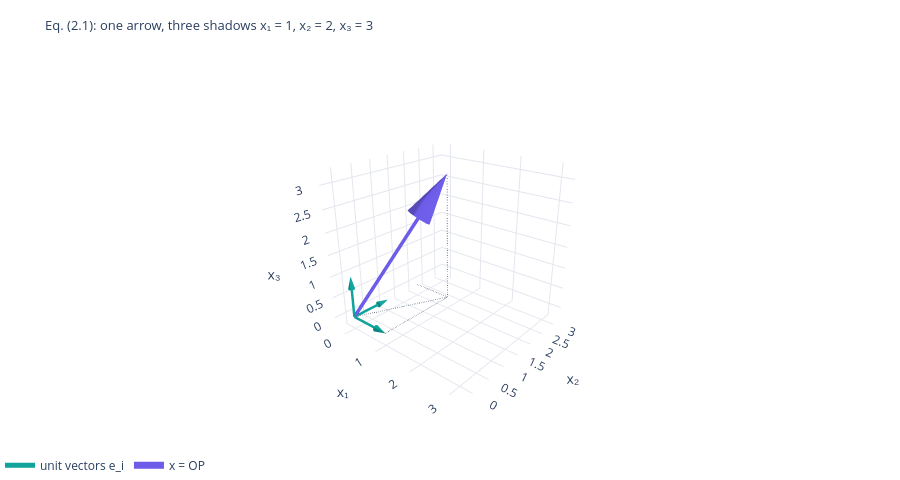

The notebook cell this image was saved under:
### Code cell
from scripts.ch02_drawings import plotly_arrow, plotly_layout_3d   # drawing helpers (P64): arrow = shaft + cone; equal-aspect layout
x = np.array([1., 2., 3.])                                         # the running position vector OP (any unit)
E = ch02.unit_vectors()                                            # rows e_1, e_2, e_3 (2.1)
assert np.allclose(ch02.vector_from_components(x, E), x)           # (2.1): x = e_1 x_1 + e_2 x_2 + e_3 x_3 rebuilds the same array
fig = go.Figure()                                                  # our own Fig. 2.1
for k in range(3):                                                 # the three unit vectors, teal
    fig.add_traces(plotly_arrow((0, 0, 0), E[k], COLORS["teal"], name="unit vectors e_i", showlegend=(k == 0)))
fig.add_traces(plotly_arrow((0, 0, 0), x, COLORS["accent"], name="x = OP", showlegend=True, width=7))   # the arrow itself, purple
foot = np.array([x[0], x[1], 0.])                                  # the shadow of P on the x_1 x_2 plane
for a_, b_ in (((0, 0, 0), foot), (foot, x), ((x[0], 0, 0), foot), ((0, x[1], 0), foot)):   # dashed projections
    fig.add_trace(go.Scatter3d(x=[a_[0], b_[0]], y=[a_[1], b_[1]], z=[a_[2], b_[2]], mode="lines",
                               line=dict(color=COLORS["muted"], dash="dash"), showlegend=False, hoverinfo="skip"))
plotly_layout_3d(fig, ((-0.3, 3.3),) * 3, title="Eq. (2.1): one arrow, three shadows x₁ = 1, x₂ = 2, x₃ = 3", height=480)
fig.show()                                                         # rotate it: the shadows are the components

### Figure 1 — Plotly figure (JSON) as saved in the notebook; plotly's stock layout.template omitted (floating-point values rounded to 4 significant figures)
{"data": [{"hoverinfo": "skip", "legendgroup": "unit vectors e_i", "line": {"color": "#0fa39c", "width": 5}, "mode": "lines", "name": "unit vectors e_i", "showlegend": true, "type": "scatter3d", "x": [0.0, 0.7], "y": [0.0, 0.0], "z": [0.0, 0.0]}, {"anchor": "tail", "colorscale": [[0, "#0fa39c"], [1, "#0fa39c"]], "hoverinfo": "skip", "legendgroup": "unit vectors e_i", "name": "unit vectors e_i", "showlegend": false, "showscale": false, "sizemode": "raw", "type": "cone", "u": [0.3], "v": [0.0], "w": [0.0], "x": [0.7], "y": [0.0], "z": [0.0]}, {"hoverinfo": "skip", "legendgroup": "unit vectors e_i", "line": {"color": "#0fa39c", "width": 5}, "mode": "lines", "name": "unit vectors e_i", "showlegend": false, "type": "scatter3d", "x": [0.0, 0.0], "y": [0.0, 0.7], "z": [0.0, 0.0]}, {"anchor": "tail", "colorscale": [[0, "#0fa39c"], [1, "#0fa39c"]], "hoverinfo": "skip", "legendgroup": "unit vectors e_i", "name": "unit vectors e_i", "showlegend": false, "showscale": false, "sizemode": "raw", "type": "cone", "u": [0.0], "v": [0.3], "w": [0.0], "x": [0.0], "y": [0.7], "z": [0.0]}, {"hoverinfo": "skip", "legendgroup": "unit vectors e_i", "line": {"color": "#0fa39c", "width": 5}, "mode": "lines", "name": "unit vectors e_i", "showlegend": false, "type": "scatter3d", "x": [0.0, 0.0], "y": [0.0, 0.0], "z": [0.0, 0.7]}, {"anchor": "tail", "colorscale": [[0, "#0fa39c"], [1, "#0fa39c"]], "hoverinfo": "skip", "legendgroup": "unit vectors e_i", "name": "unit vectors e_i", "showlegend": false, "showscale": false, "sizemode": "raw", "type": "cone", "u": [0.0], "v": [0.0], "w": [0.3], "x": [0.0], "y": [0.0], "z": [0.7]}, {"hoverinfo": "skip", "legendgroup": "x = OP", "line": {"color": "#6c5ce7", "width": 7}, "mode": "lines", "name": "x = OP", "showlegend": true, "type": "scatter3d", "x": [0.0, 0.7], "y": [0.0, 1.4], "z": [0.0, 2.1]}, {"anchor": "tail", "colorscale": [[0, "#6c5ce7"], [1, "#6c5ce7"]], "hoverinfo": "skip", "legendgroup": "x = OP", "name": "x = OP", "showlegend": false, "showscale": false, "sizemode": "raw", "type": "cone", "u": [0.3], "v": [0.6], "w": [0.9], "x": [0.7], "y": [1.4], "z": [2.1]}, {"hoverinfo": "skip", "line": {"color": "#697386", "dash": "dash"}, "mode": "lines", "showlegend": false, "type": "scatter3d", "x": [0, 1.0], "y": [0, 2.0], "z": [0, 0.0]}, {"hoverinfo": "skip", "line": {"color": "#697386", "dash": "dash"}, "mode": "lines", "showlegend": false, "type": "scatter3d", "x": [1.0, 1.0], "y": [2.0, 2.0], "z": [0.0, 3.0]}, {"hoverinfo": "skip", "line": {"color": "#697386", "dash": "dash"}, "mode": "lines", "showlegend": false, "type": "scatter3d", "x": [1.0, 1.0], "y": [0, 2.0], "z": [0, 0.0]}, {"hoverinfo": "skip", "line": {"color": "#697386", "dash": "dash"}, "mode": "lines", "showlegend": false, "type": "scatter3d", "x": [0, 1.0], "y": [2.0, 2.0], "z": [0, 0.0]}], "layout": {"height": 480, "legend": {"orientation": "h", "y": -0.02}, "margin": {"b": 0, "l": 0, "r": 0, "t": 60}, "paper_bgcolor": "white", "scene": {"aspectmode": "cube", "camera": {"eye": {"x": 1.6, "y": -1.9, "z": 1.1}}, "xaxis": {"gridcolor": "#e3e6ee", "range": [-0.3, 3.3], "showbackground": false, "title": {"text": "x₁"}, "zerolinecolor": "#e3e6ee"}, "yaxis": {"gridcolor": "#e3e6ee", "range": [-0.3, 3.3], "showbackground": false, "title": {"text": "x₂"}, "zerolinecolor": "#e3e6ee"}, "zaxis": {"gridcolor": "#e3e6ee", "range": [-0.3, 3.3], "showbackground": false, "title": {"text": "x₃"}, "zerolinecolor": "#e3e6ee"}}, "title": {"font": {"size": 13}, "text": "Eq. (2.1): one arrow, three shadows x₁ = 1, x₂ = 2, x₃ = 3"}}}
